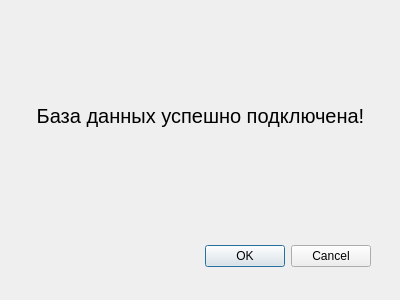
<?xml version="1.0" encoding="UTF-8"?>
<ui version="4.0">
 <class>Dialog</class>
 <widget class="QDialog" name="Dialog">
  <property name="geometry">
   <rect>
    <x>0</x>
    <y>0</y>
    <width>400</width>
    <height>300</height>
   </rect>
  </property>
  <property name="windowTitle">
   <string>Dialog</string>
  </property>
  <widget class="QDialogButtonBox" name="buttonBox">
   <property name="geometry">
    <rect>
     <x>30</x>
     <y>240</y>
     <width>341</width>
     <height>32</height>
    </rect>
   </property>
   <property name="orientation">
    <enum>Qt::Horizontal</enum>
   </property>
   <property name="standardButtons">
    <set>QDialogButtonBox::Cancel|QDialogButtonBox::Ok</set>
   </property>
  </widget>
  <widget class="QLabel" name="label">
   <property name="geometry">
    <rect>
     <x>10</x>
     <y>20</y>
     <width>381</width>
     <height>191</height>
    </rect>
   </property>
   <property name="font">
    <font>
     <pointsize>15</pointsize>
     <bold>false</bold>
    </font>
   </property>
   <property name="text">
    <string>База данных успешно подключена!</string>
   </property>
   <property name="alignment">
    <set>Qt::AlignCenter</set>
   </property>
  </widget>
 </widget>
 <resources/>
 <connections>
  <connection>
   <sender>buttonBox</sender>
   <signal>accepted()</signal>
   <receiver>Dialog</receiver>
   <slot>accept()</slot>
   <hints>
    <hint type="sourcelabel">
     <x>248</x>
     <y>254</y>
    </hint>
    <hint type="destinationlabel">
     <x>157</x>
     <y>274</y>
    </hint>
   </hints>
  </connection>
  <connection>
   <sender>buttonBox</sender>
   <signal>rejected()</signal>
   <receiver>Dialog</receiver>
   <slot>reject()</slot>
   <hints>
    <hint type="sourcelabel">
     <x>316</x>
     <y>260</y>
    </hint>
    <hint type="destinationlabel">
     <x>286</x>
     <y>274</y>
    </hint>
   </hints>
  </connection>
 </connections>
</ui>
